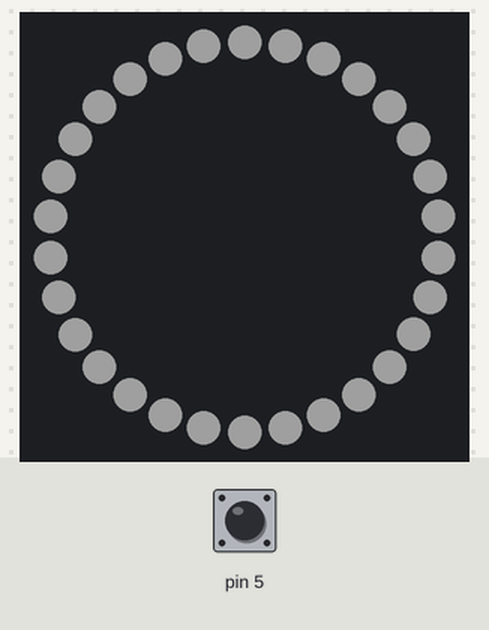
A sketch run on a simulated Arduino Uno, built with avr-gcc and run on an emulated ATmega328P. Shown: 30 RGB LEDs in a ring, first at the top, clockwise. Inputs (shaded band) come from the test bench; at power-on: pin 5 HIGH. Dim RGB values are drawn brighter than linear; random numbers use the default seed unless the sketch sets one.

Above: at 1.2 s.
1.3 s: pin 5 pulled LOW for 1 s
At 2.45 s:
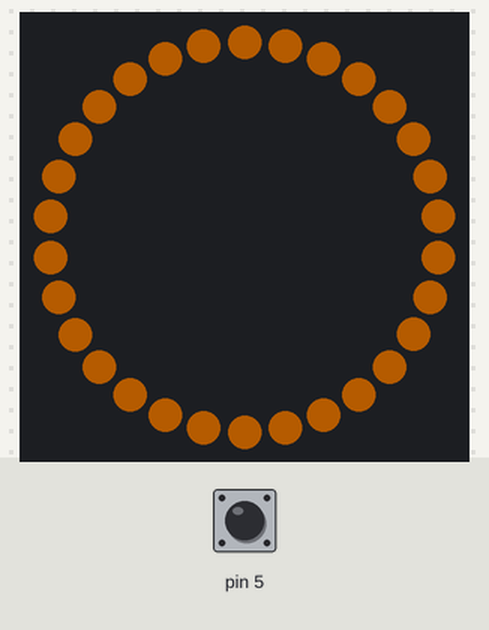
2.9 s: pin 5 pulled LOW for 0.15 s
3.6 s: pin 5 pulled LOW for 0.15 s
At 6.6 s:
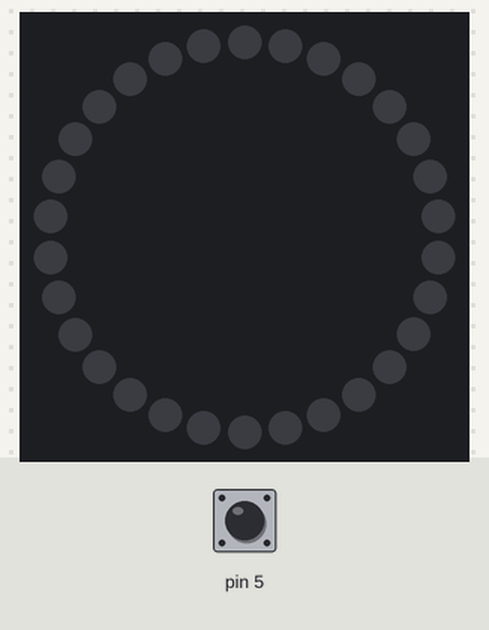
6.7 s: pin 5 pulled LOW for 3.2 s
At 7.6 s:
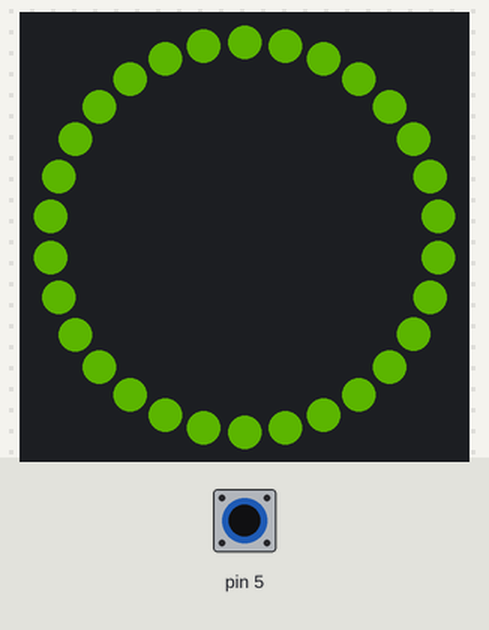
11.4 s: pin 5 pulled LOW for 1 s
At 16.75 s:
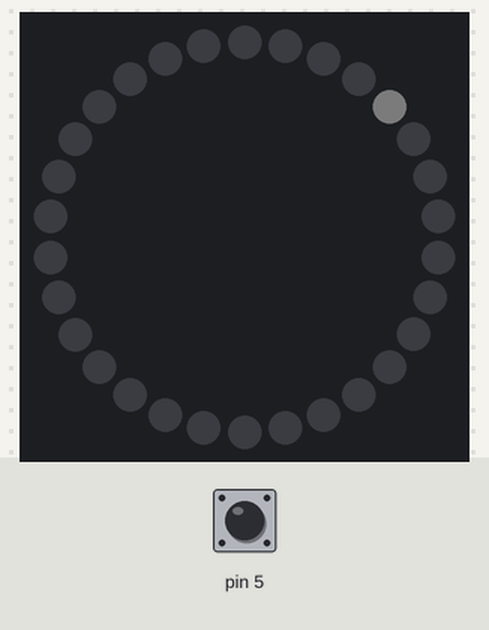
Timing chart, 0 to 18.2 s (numbered marks = the images above; inputs shaded):
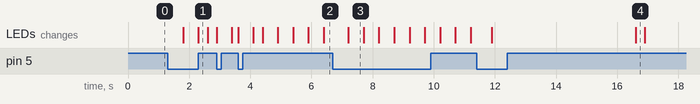

Measured:
- after the input at 1.3 s, the LEDs: first change after 0.50 s (image 1 shows a later state)
- what the display in image 3 shows lasts 0.5 s, from 7.2 s to 7.7 s

The sketch:

corridor_lights.ino
```cpp
// Program for spaceship corridor lighting (alerts, emergency, etc)

#include <FastLED.h>

#define DATA_PIN    0
#define CLOCK_PIN   1
#define LED_TYPE  APA102
#define COLOR_ORDER BGR
#define NUM_LEDS 30
#define NUM_FLICKERING 6

CRGB leds[NUM_LEDS];
int flash_number[NUM_LEDS];
int flash_duration[NUM_LEDS];
int last_flash[NUM_LEDS];


// hand-pick lights for flicker states (for continuity)
int flickering_leds[6] = {1, 6, 11, 16, 21, 26};
int flicker_number[NUM_FLICKERING];
int flicker_duration[NUM_FLICKERING];
int last_flicker[NUM_FLICKERING];

unsigned long current_time = millis();
unsigned long cycle_start = current_time;
int wave_index = 0;

struct light_state {
  CRGB color;
  int min_value;
  int max_value;
  unsigned long period_duration;
  bool throb;
};

String input_mode;
String current_mode;
int mode_index = 7;  // START OUT OF RANGE TO RESET TO 0 (LAZY)
String modes[7] = {"no_alert", "yellow_alert", "orange_alert",
                    "red_alert", "test_alert", "broken_state", "flicker_state"};
light_state current_state;


// color, min_value, max_value, period_duration, throb
light_state red_alert = {CRGB(255, 0, 0), 0, 127, 1000, false};
light_state orange_alert = {CRGB(255, 48, 0), 8, 127, 2000, true};
light_state yellow_alert = {CRGB(255, 128, 0), 16, 127, 3000, true};
light_state no_alert = {CRGB(255, 255, 255), 127, 255, 5000, true};
light_state broken_state = {CRGB(255, 255, 255), 0, 255, 5000, true};
light_state flicker_state = {CRGB(255, 255, 255), 32, 32, 5000, true};

light_state test_alert = {CRGB(64, 128, 0), 0, 127, 1000, false};


void setup() {
  FastLED.addLeds<LED_TYPE, DATA_PIN, CLOCK_PIN, COLOR_ORDER, DATA_RATE_MHZ(4)>(leds, NUM_LEDS);

  input_mode = "flicker_state";
  current_mode = "no_alert";

//  input_mode = "test_alert";
//  Serial.begin(9600);

  // set input mode-cycle pin
  pinMode(5, INPUT_PULLUP);

}

void loop() {

  // Mode selection/update
  // Check user input button
  if (digitalRead(5) == LOW) {
          delay(500); // crude debounce
    if (++mode_index >= 7) {
      mode_index = 0;
    }
    input_mode = modes[mode_index];
  }
  if (current_mode != input_mode) {
    current_mode = input_mode;
    if (input_mode == "red_alert") {
      current_state = red_alert;
    } else if (input_mode == "orange_alert") {
      current_state = orange_alert;
    } else if (input_mode == "yellow_alert") {
      current_state = yellow_alert;
    } else if (input_mode == "test_alert") {
      current_state = test_alert;
    } else if (input_mode == "broken_state") {
      current_state = broken_state;
      for (int i = 0; i < NUM_LEDS; i++) {
        flash_number[i] = 0;
        flash_duration[i] = 0;
      }
    } else if (input_mode == "flicker_state") {
      for (int i = 0; i < NUM_FLICKERING; i++) {
        current_state = flicker_state;
        flicker_number[i] = 0;
        flicker_duration[i] = 0;
      }
    } else {
      current_state = no_alert;
    }
  }

  // set/reset cycle time
  current_time = millis();
  if ((current_time - cycle_start) > current_state.period_duration) {
    cycle_start = current_time;
  }

  // broken state
  if (current_mode == "broken_state") {
    for (int i = 0; i < NUM_LEDS; i++) {
      // add random duration, randomly distributed flashes
      if (random(100000) <= 1) {
        flash_number[i] += random(5);
        flash_duration[i] = random(50, 1000);
      }
      // flash as necessary if light is flashing
      if (flash_number[i] > 0) {
        if ( (float(current_time) - float(last_flash[i])) > float(flash_duration[i]) ) {
          last_flash[i] = current_time;
          flash_number[i] = flash_number[i] - 1;
        }
        wave_index = ((float(current_time) - float(last_flash[i])) / float(flash_duration[i])) * 256;
        leds[i] = blend(CRGB::Black, current_state.color,
                                    map(cubicwave8(wave_index), 0, 255, current_state.min_value, current_state.max_value ));
      } else {
        leds[i] = CRGB::Black;
      }
    }
  } else { // non-broken (whole strip) state

    // calculate brightness based percentage of cycle, scaled to 8 bits
    wave_index = ((float(current_time) - float(cycle_start)) / float(current_state.period_duration)) * 256;

    // assign LED colors and throbbing brightness level
    if (current_state.throb == true) {
      // use trig function to determine throb brightness
      fill_solid(leds, NUM_LEDS, blend(CRGB::Black,
                                    current_state.color,
                                    map(cubicwave8(wave_index), 0, 255, current_state.min_value, current_state.max_value )));
    } else {
      // calculate hard half-on/half-off cycle phase
      if (wave_index >= 127) {  // for half-on, half-off without throb
        fill_solid(leds, NUM_LEDS, blend(CRGB::Black, current_state.color, current_state.max_value));
      } else {
        fill_solid(leds, NUM_LEDS, CRGB::Black);
      }
    }

    // flicker the lights in need of flickering
    if (current_mode == "flicker_state") {
      for (int i = 0; i < NUM_FLICKERING; i++) {
        // add dimming flickers randomly
        if (random(50000) <= 1) {
          flicker_number[i] += random(5);
          flicker_duration[i] = random(50, 500);
        }
        // flicker as necessary
        if (flicker_number[i] > 0) {
          if ( (float(current_time) - float(last_flicker[i])) > float(flicker_duration[i]) ) {
            last_flicker[i] = current_time;
            flicker_number[i] = flicker_number[i] - 1;
          }
        wave_index = ((float(current_time) - float(last_flicker[i])) / float(flicker_duration[i])) * 256;
        leds[flickering_leds[i]] = blend(CRGB::Black, current_state.color,
                                    map(cubicwave8(wave_index), 0, 255, 0, current_state.max_value ));

        }
      }
    }
  }

  // show LEDs
  FastLED.show();
//  delay(10); // if needed
}
```
